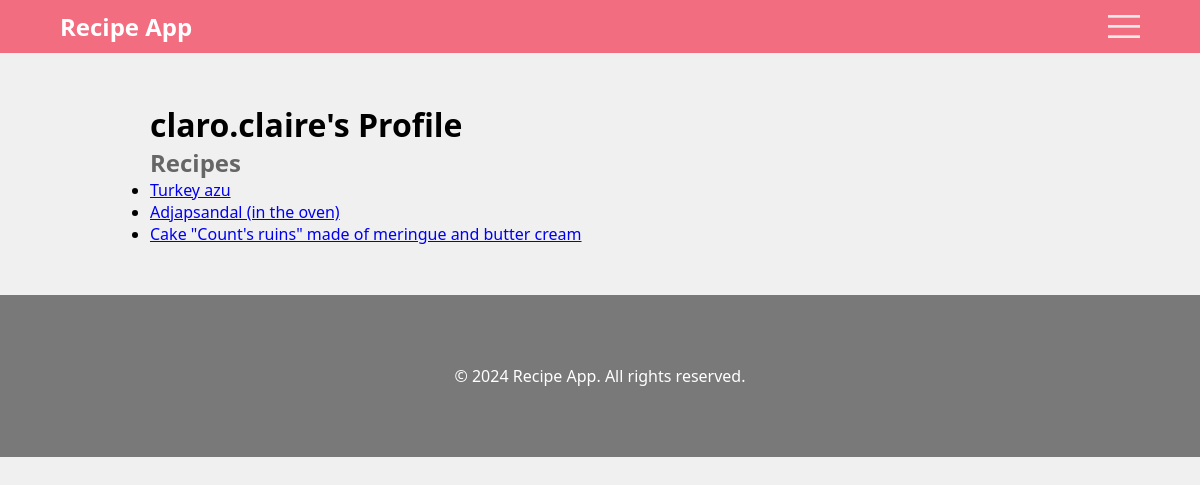
/author/2/, run on the app's committed database.
### recipes/models.py (models this page shows, shortened)
class Recipe(models.Model):
    title = models.CharField(max_length=100)
    description = models.TextField()
    category_choices = [
        ('Sauce', 'Sauce recipes'),
        ('Sweets', 'Sweets recipes'),
        ('Seasoning', 'Seasoning recipes'),
        ('Drink', 'Drink Recipes'),
        ('Marinade', 'Marinade recipes'),
        ('Dough', 'Recipes for dough products'),
        ('Snack', 'Snack Recipes'),
        ('Preparation', 'Preparation recipes'),
        ('Main course', 'Main course recipes'),
        ('First course', 'First course recipes'),
    ]
    category = models.CharField(max_length=100, choices=category_choices)
    cooking_time = models.CharField(max_length=50)
    image = models.ImageField(upload_to='recipe_images/')
    author = models.ForeignKey(settings.AUTH_USER_MODEL, on_delete=models.CASCADE)

### recipes/views.py (the view)
# urls.py: path('author/<int:pk>/', AuthorProfileView.as_view(), name='author_profile'),
class AuthorProfileView(DetailView):
    model = User
    template_name = 'recipes/author_profile.html'
    context_object_name = 'author'
    def get_context_data(self, **kwargs):
        context = super().get_context_data(**kwargs)
        author = self.get_object()
        context['recipes'] = Recipe.objects.filter(author=author)
        return context

### recipes/templates/recipes/author_profile.html
{% extends 'recipes/base.html' %}
{% block content %}
    <h1>{{ author.username }}'s Profile</h1>
    <h2>Recipes</h2>
    <ul>
        {% for recipe in recipes %}
        <li><a href="{% url 'recipe_detail' pk=recipe.pk %}">{{ recipe.title }}</a></li>
        {% empty %}
            <li>No recipes found.</li>
        {% endfor %}
    </ul>
{% endblock %}

### static/css/styles.css (style rules this page uses)
* { margin: 0; padding: 0; }
h2 { font-family: 'Segoe UI', Tahoma, Geneva, Verdana, sans-serif; color: #666; }
body { font-family: 'Segoe UI', Tahoma, Geneva, Verdana, sans-serif; background-color: #f0f0f0; }

### data on the page
Recipe: title "Turkey azu"
Recipe: title "Adjapsandal (in the oven)"
Recipe: title "Cake \"Count's ruins\" made of meringue and butter cream"

### other printed values
{{ author.username }} "claro.claire"
